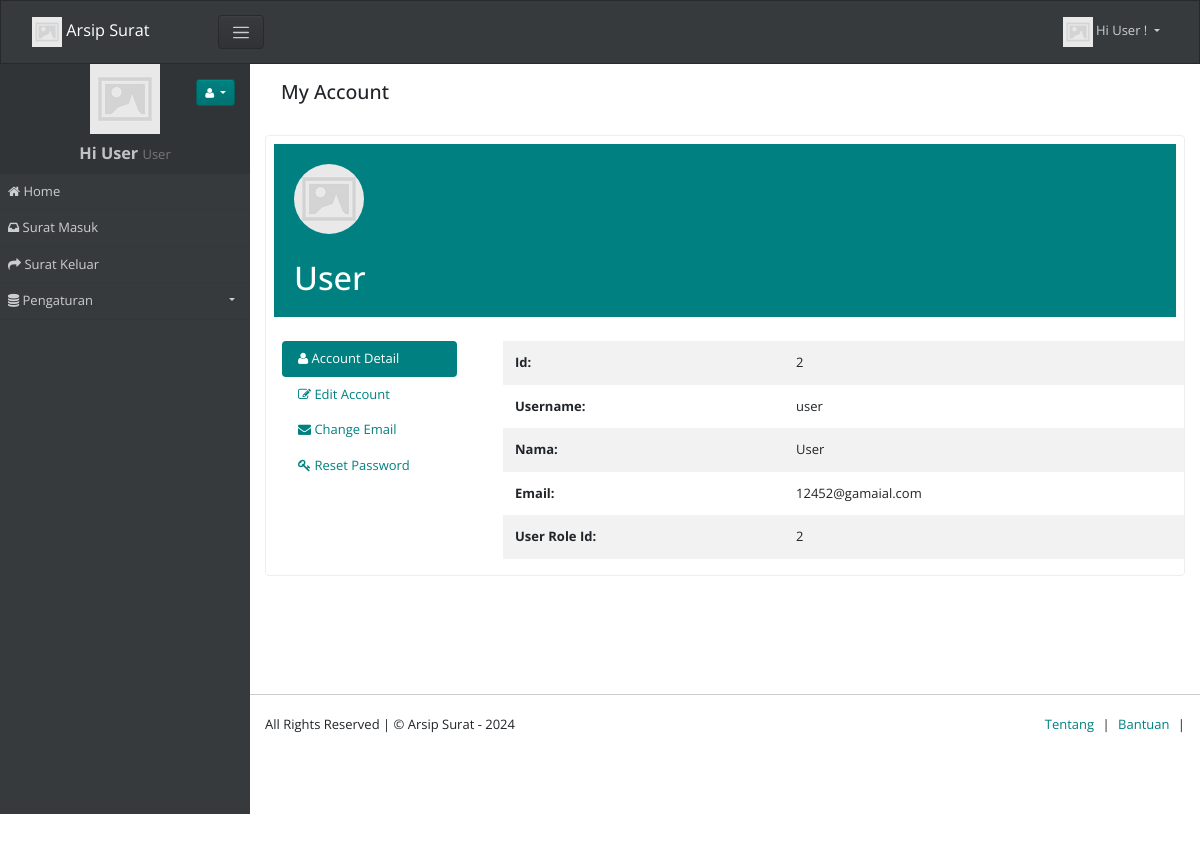
/account (signed in), run on the app's committed database.
### tables this page shows
CREATE TABLE `pengguna` (
  `id` int(15) NOT NULL,
  `username` varchar(25) NOT NULL,
  `password` varchar(255) DEFAULT NULL,
  `nama` varchar(35) NOT NULL,
  `email` varchar(500) NOT NULL,
  `photo` varchar(500) NOT NULL,
  `login_session_key` varchar(255) DEFAULT NULL,
  `email_status` varchar(255) DEFAULT NULL,
  `password_expire_date` datetime DEFAULT '2021-08-24 00:00:00',
  `password_reset_key` varchar(255) DEFAULT NULL,
  `user_role_id` int(11) NOT NULL
);

### index.php (called while the page is built, shortened)
<?php
	require(HELPERS_DIR . 'Functions.php');
	require(SYSTEM_DIR . 'BaseView.php');
	$page = new Router;
	$page->init();

### app/models/PDODb.php (called while the page is built, shortened)
<?php
class PDODb
{
    private $connectionParams = array(
        'type' => 'mysql',
        'host' => null,
        'username' => null,
        'password' => null,
        'dbname' => null,
        'port' => null,
        'charset' => null
    );
    private $groupBy = array();
    private $orderBy = array();
    private $params = array();
    private $pdo;
    private $prefix = '';
    private $query = '';
    private $queryOptions = array();
    private $returnType = PDO::FETCH_ASSOC;
    private $useGenerator = false;
    public function __construct($type, $host = null, $username = null, $password = null, $dbname = null, $port = null, $charset = null)
    {
        if (is_array($type)) {
            $this->connectionParams = $type;
        }
		elseif (is_object($type)) {
            $this->pdo = $type;
        }
		else {
            foreach ($this->connectionParams as $key => $param) {
                if (isset($$key) && !is_null($$key)) {
                    $this->connectionParams[$key] = $$key;
                }
            }
        }
    }
    public function connect()
    {
		$dbType = strtolower($this->connectionParams['type']);
		if($dbType == 'sqlite'){
			$this->fieldQuote = '"';
			$connectionString = 'sqlite:'.$this->connectionParams['dbname'];
			$this->pdo = new PDO($connectionString);
		}
		else{
			$connectionString = $this->connectionParams['type'].':';
			$connectionParams = ['host', 'dbname', 'port'];
			foreach ($connectionParams as $connectionParam) {
				if (!empty($this->connectionParams[$connectionParam])) {
					$connectionString .= $connectionParam.'='.$this->connectionParams[$connectionParam].';';
				}
			}
			$connectionString = rtrim($connectionString, ';');
			$options = array(
				PDO::ATTR_ERRMODE => PDO::ERRMODE_EXCEPTION,
				PDO::ATTR_PERSISTENT => false
			);
			$this->pdo = new PDO($connectionString, $this->connectionParams['username'], $this->connectionParams['password'], $options);
			$charset = $this->connectionParams['charset'];
			if(!empty($charset)){
				$this->pdo->query("SET NAMES '$charset'");
			}
		}
    }
    private function buildCondition($operator, $conditions)
    {
        if (empty($conditions)) {
            return;
        }
        $this->query .= ' '.$operator;
        foreach ($conditions as $cond) {
            list ($concat, $varName, $operator, $val) = $cond;
            $this->query .= " ".$concat." ".$varName;
            switch (strtolower($operator)) {
                default:
                    if (is_array($val)) {
                        $this->params = array_merge($this->params, $val);
                    } elseif ($val === null) {
                        $this->query .= ' '.$operator." NULL";
                    } elseif ($val != 'DBNULL' || $val == '0') {
                        $this->query .= $this->buildPair($operator, $val);
                    }
            }
        }
    }
    protected function buildGroupBy()
    {
        if (empty($this->groupBy)) {
            return;
        }
        $this->query .= " GROUP BY ";
        $this->query = rtrim($this->query, ', ')." ";
    }
    private function buildLimit($numRows)
    {
        if (!isset($numRows)) {
            return;
        }
		$dbType = $this->connectionParams['type'];
		if($dbType == 'sqlsrv'){
			if (is_array($numRows)) {
				$limit = $numRows[1];
				$offset = intval($numRows[0]);
				$orderby = null;
				if(empty($this->orderBy)){
					$orderby = " ORDER BY(SELECT NULL)";
				}
				$this->query .= "$orderby OFFSET $offset ROWS FETCH NEXT $limit ROWS ONLY";
			}
		}
		else{
			if (is_array($numRows)) {
				$this->query .= ' LIMIT '.(int) $numRows[1].' OFFSET '.(int) $numRows[0];
			}
			else {
				$this->query .= ' LIMIT '.(int) $numRows;
			}
		}
	}
    private function buildOrderBy()
    {
        if (empty($this->orderBy)) {
            return;
        }
        $this->query .= " ORDER BY ";
        $this->query = rtrim($this->query, ', ')." ";
    }
    private function buildPair($operator, $value)
    {
        if (!is_object($value)) {
            $this->params[] = $value;
            return ' '.$operator.' ? ';
        }
        $subQuery = $value->getSubQuery();
        return " ".$operator." (".$subQuery['query'].") ".$subQuery['alias'];
    }
    private function buildQuery($numRows, $tableData = null)
    {
		$this->params = [];
        return $this->prepare();
    }
    private function buildResult($stmt)
    {
		if ($stmt->columnCount () == 0){
			return $stmt->rowCount();
		}
		else{
			if ($this->useGenerator) {
				return $this->buildResultGenerator($stmt);
			}
			else {
				return $stmt->fetchAll($this->returnType);
			}
		}
    }
    private function determineType($item)
    {
        switch (gettype($item)) {
            case 'integer':
                return PDO::PARAM_INT;
        }
    }
    private function getTableName($tableName)
    {
        return strpos($tableName, '.') !== false ? $tableName : $this->prefix.$tableName;
    }
    public function get($tableName, $numRows = null, $columns = '*')
    {
        $column = is_array($columns) ? implode(', ', $columns) : $columns;
		$dbType = $this->connectionParams['type'];
		$queryOptions = implode(' ', $this->queryOptions);
		$sqlsrvTop = "";
        $this->query = "SELECT $queryOptions $sqlsrvTop $column FROM " . $this->getTableName($tableName);
		$stmt = $this->buildQuery($numRows);
        $stmt->execute();
        $result = $this->buildResult($stmt);
        return $result;
    }
    public function getOne($tableName, $columns = '*')
    {
        $result = $this->get($tableName, 1, $columns);
        if ($this->useGenerator) {
            return $result->current() ? $result->current() : false;
        } else {
            return $result ? $result[0] : false;
        }
    }
    public function pdo()
    {
        if (!$this->pdo) {
            $this->connect();
        }
        return $this->pdo;
    }
    private function prepare()
    {
		$query = $this->query;
        $stmt = $this->pdo()->prepare($query);
        foreach ($this->params as $key => $value) {
            $stmt->bindValue(is_int($key) ? $key + 1 : ':'.$key, $value, $this->determineType($value));
        }
        return $stmt;
    }
    public function rawQuery($query, $params = null)
    {
        $this->query = $query;
        $stmt = $this->prepare();
        if ($stmt) {
            $stmt->execute();
            $result              = $this->buildResult($stmt);
        } else {
            $result = null;
        }
        return $result;
    }
    private function reset()
    {
        $this->groupBy         = [];
        $this->orderBy         = [];
        $this->params          = [];
        $this->query           = '';
        $this->queryOptions    = [];
    }
    public function setReturnType($returnType)
    {
        $this->returnType = $returnType;
        return $this;
    }
}

### app/views/partials/account/view.php (shortened to what this page needs)
<?php
$can_edit = ACL::is_allowed("pengguna/edit");
?>
<?php
$page_element_id = "view-page-" . random_str();
$current_page = $this->set_current_page_link();
$data = $this->view_data;
$show_header = $this->show_header;
?>
<section class="page" id="<?php echo $page_element_id; ?>" data-page-type="view"  data-display-type="table" data-page-url="<?php print_link($current_page); ?>">
    <?php
    if( $show_header == true ){
    ?>
    <div  class="bg-light p-3 mb-3">
        <div class="container">
            <div class="row ">
                <div class="col ">
                    <h4 class="record-title">My Account</h4>
                </div>
            </div>
        </div>
    </div>
    <?php
    }
    ?>
    <div  class="">
        <div class="container">
            <div class="row ">
                <div class="col-md-12 comp-grid">
                    <div  class="card animated fadeIn page-content">
                        <?php
                        if(!empty($data)){
                        ?>
                        <div class="bg-primary m-2 mb-4">
                            <div class="profile">
                                <div class="avatar">
                                    <?php
                                    if(!empty(USER_PHOTO)){
                                    Html::page_img(USER_PHOTO, 100, 100);
                                    }
                                    ?>
                                </div>
                                <h1 class="title mt-4"><?php echo $data['username']; ?></h1>
                            </div>
                        </div>
                        <div class="row">
                            <div class="col-md-3">
                                <div class="mx-3 mb-3">
                                    <ul class="nav nav-pills flex-column text-left">
                                        <li class="nav-item">
                                            <a data-toggle="tab" href="#AccountPageView" class="nav-link active">
                                                <i class="fa fa-user"></i> Account Detail
                                            </a>
                                        </li>
                                        <li class="nav-item">
                                            <a data-toggle="tab" href="#AccountPageEdit" class="nav-link">
                                                <i class="fa fa-edit"></i> Edit Account
                                            </a>
                                        </li>
                                        <li class="nav-item">
                                            <a data-toggle="tab" href="#AccountPageChangeEmail" class="nav-link">
                                                <i class="fa fa-envelope"></i> Change Email
                                            </a>
                                        </li>
                                        <li class="nav-item">
                                            <a data-toggle="tab" href="#AccountPageChangePassword" class="nav-link">
                                                <i class="fa fa-key"></i> Reset Password
                                            </a>
                                        </li>
                                    </ul>
                                </div>
                            </div>
                            <div class="col-sm-9">
                                <div class="mb-3">
                                    <div class="tab-content">
                                        <div class="tab-pane show active fade" id="AccountPageView" role="tabpanel">
                                            <table class="table table-hover table-borderless table-striped">
                                                <tbody class="page-data" id="page-data-<?php echo $page_element_id; ?>">
                                                    <tr  class="td-id">
                                                        <th class="title"> Id: </th>
                                                        <td class="value"> <?php echo $data['id']; ?></td>
                                                    </tr>
                                                    <tr  class="td-username">
                                                        <th class="title"> Username: </th>
                                                        <td class="value">
                                                            <span <?php if($can_edit){ ?> data-value="<?php echo $data['username']; ?>"
                                                                class="is-editable" <?php } ?>>
                                                                <?php echo $data['username']; ?>
                                                            </span>
                                                        </td>
                                                    </tr>
                                                    <tr  class="td-nama">
                                                        <th class="title"> Nama: </th>
                                                        <td class="value">
                                                            <span <?php if($can_edit){ ?> data-value="<?php echo $data['nama']; ?>"
                                                                class="is-editable" <?php } ?>>
                                                                <?php echo $data['nama']; ?>
                                                            </span>
                                                        </td>
                                                    </tr>
                                                    <tr  class="td-email">
                                                        <th class="title"> Email: </th>
                                                        <td class="value"> <?php echo $data['email']; ?></td>
                                                    </tr>
                                                    <tr  class="td-user_role_id">
                                                        <th class="title"> User Role Id: </th>
                                                        <td class="value">
                                                            <span <?php if($can_edit){ ?> data-source='<?php print_link('api/json/account_user_role_id_option_list'); ?>'
                                                                class="is-editable" <?php } ?>>
                                                                <?php echo $data['user_role_id']; ?>
                                                            </span>
                                                        </td>
                                                    </tr>
                                                </tbody>
                                            </table>
                                        </div>
                                    </div>
                                </div>
                            </div>
                        </div>
                        <?php
                        }
                        ?>
                    </div>
                </div>
            </div>
        </div>
    </div>
</section>

### assets/css/custom-style.css (style rules this page uses)
body { margin: 0; padding: 0; overflow-x: hidden; }
td, th { position:relative; }
.nav a.nav-link { position: relative; }
.table tr td { vertical-align: middle !important; }
.table { margin-bottom: 0; }
.table-borderless tbody tr td, .table-borderless tbody tr th, .table-borderless thead tr th { border: none; }
h1, h2, h3, h4, h5 { margin: 0; padding: 0; }
.profile { padding: 20px; }
.profile .title { text-transform: capitalize; color: #fff; }
body { padding-top:50px; }

### data on the page
pengguna: username "User", id "2", username "user", nama "User", email "12452@gamaial.com", user_role "2"

### other printed values
SITE_NAME "Arsip Surat"
USER_NAME "User"
ACL::$user_role "User"
$menuobj['label'] "Home"
$menuobj['label'] "Surat Masuk"
$menuobj['label'] "Surat Keluar"
$menuobj['label'] "Pengaturan"
